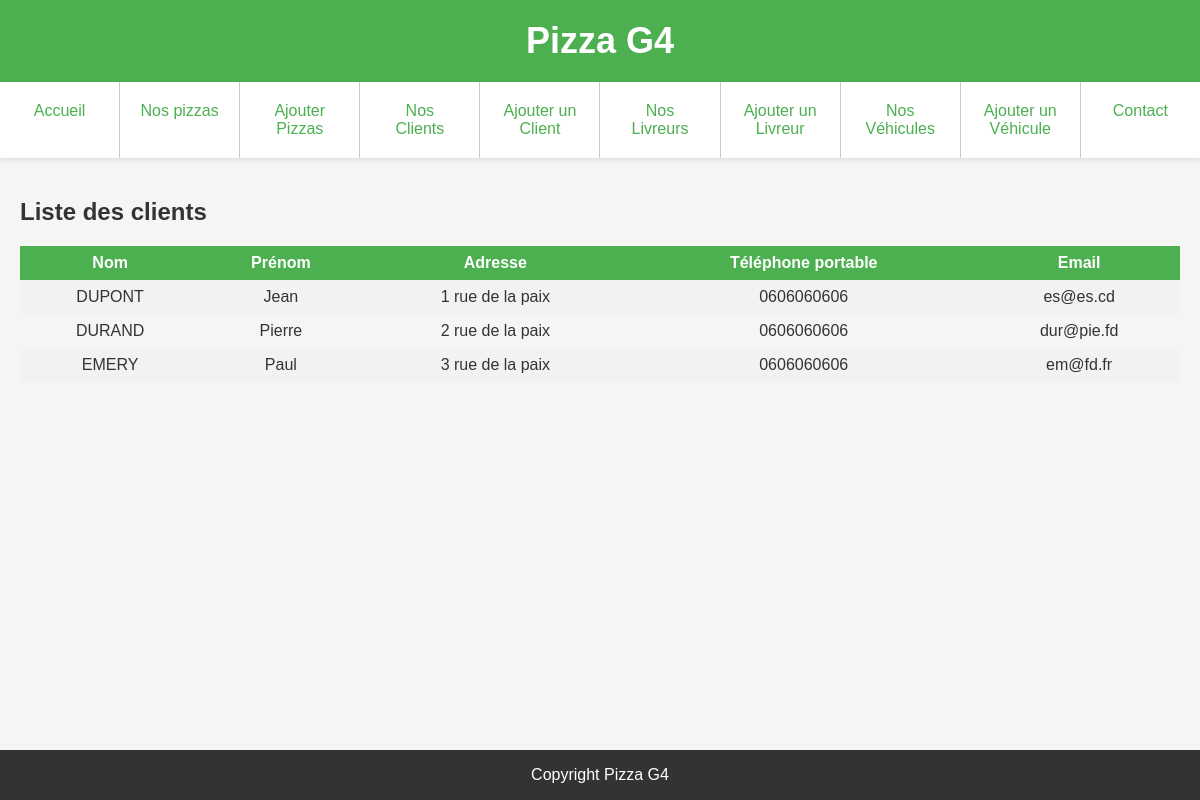
Page /G4_Pizza/views/voirClients.php on the committed database.
### tables this page shows
CREATE TABLE IF NOT EXISTS client(
    id_client INT PRIMARY KEY AUTO_INCREMENT,
    nom VARCHAR(50) NOT NULL,
    prenom VARCHAR(50) NOT NULL,
    adresse VARCHAR(100) NOT NULL,
    portable VARCHAR(10) NOT NULL,
    email VARCHAR(50) NOT NULL
);

### G4_Pizza/models/connexion.php (called while the page is built, shortened)
<?php
function afficherClient(&$connect){
    $resultat = $connect->query("SELECT * FROM client");
    return $resultat;
}

### G4_Pizza/views/voirClients.php (the view, shortened to what this page needs)
<!DOCTYPE html>
<html lang="fr">
<head>
    <link rel="stylesheet" type="text/css" href="assets/style.css">
</head>
<body>
    <?php require 'components/navBar.php' ?>
    <main>
        <h2>Liste des clients</h2>
        <table>
            <tr>
                <th>Nom</th>
                <th>Prénom</th>
                <th>Adresse</th>
                <th>Téléphone portable</th>
                <th>Email</th>
            </tr>
            <?php
            require '../models/connexion.php';
            $connec = connexionBDD();
            $clients = afficherClient($connec);
            while ($client = $clients->fetch()) : ?>
                <tr>
                    <td><?php echo $client['nom']; ?></td>
                    <td>
                        <?php echo $client['prenom']; ?>
                    </td>
                    <td><?php echo $client['adresse']; ?></td>
                    <td>
                        <?php echo $client['portable']; ?>
                    </td>
                    <td><?php echo $client['email']; ?></td>
                </tr>
            <?php endwhile; ?>
        </table>
    </main>
    <?php require 'components/footer.php' ?>
</body>
</html>

### G4_Pizza/views/assets/style.css (style rules this page uses)
body { font-family: Arial, sans-serif; color: #333333; background-color: #f5f5f5; margin: 0; padding: 0; }
main { padding: 20px; }
table { border-collapse: collapse; width: 100%; }
th, td { text-align: center; padding: 8px; }
tr:nth-child(even) { background-color: #f2f2f2; }
th { background-color: #4caf50; color: white; }

### rows in the picture
client: nom "DUPONT", prenom "Jean", adresse "1 rue de la paix", portable "0606060606", email "es@es.cd"
client: nom "DURAND", prenom "Pierre", adresse "2 rue de la paix", portable "0606060606", email "dur@pie.fd"
client: nom "EMERY", prenom "Paul", adresse "3 rue de la paix", portable "0606060606", email "em@fd.fr"
